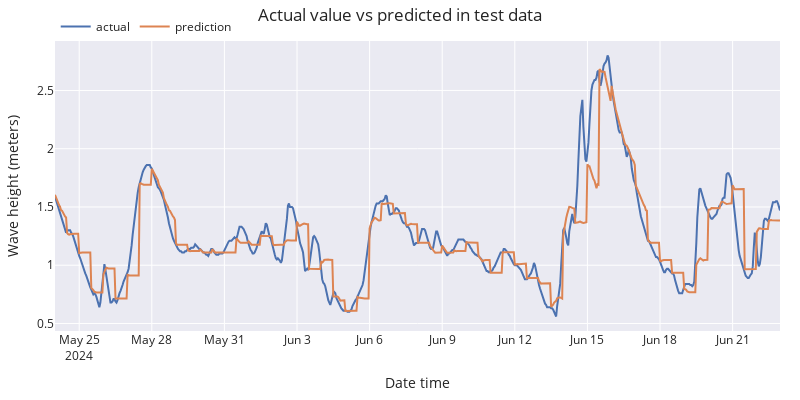

Source (notebook cell):
### Markdown cell above
No improvement over "dumb" XGBoost model

### Code cell
# Plot predictions vs real value
# ======================================================================================
fig = go.Figure()
trace1 = go.Scatter(x=df_test.index, y=df_test['wave_height'], name="actual", mode="lines")
trace2 = go.Scatter(x=predictions.index, y=predictions['pred'], name="prediction", mode="lines")
fig.add_trace(trace1)
fig.add_trace(trace2)
fig.update_layout(
    title="Actual value vs predicted in test data",
    xaxis_title="Date time",
    yaxis_title="Wave height (meters)",
    width=800,
    height=400,
    margin=dict(l=20, r=20, t=35, b=20),
    legend=dict(
        orientation="h",
        yanchor="top",
        y=1.1,
        xanchor="left",
        x=0.001
    )
)
fig.show()

### Figure 1 — Plotly figure (JSON) as saved in the notebook; plotly's stock layout.template omitted (floating-point values rounded to 4 significant figures; data arrays with more than 128 entries replaced by an {"elided": "..."} marker saying what was removed)
{"data": [{"mode": "lines", "name": "actual", "type": "scatter", "x": {"elided": "720 str values"}, "y": {"elided": "720 float values"}}, {"mode": "lines", "name": "prediction", "type": "scatter", "x": {"elided": "720 str values"}, "y": {"elided": "720 float values"}}], "layout": {"height": 400, "legend": {"orientation": "h", "x": 0.001, "xanchor": "left", "y": 1.1, "yanchor": "top"}, "margin": {"b": 20, "l": 20, "r": 20, "t": 35}, "title": {"text": "Actual value vs predicted in test data"}, "width": 800, "xaxis": {"title": {"text": "Date time"}}, "yaxis": {"title": {"text": "Wave height (meters)"}}}}
